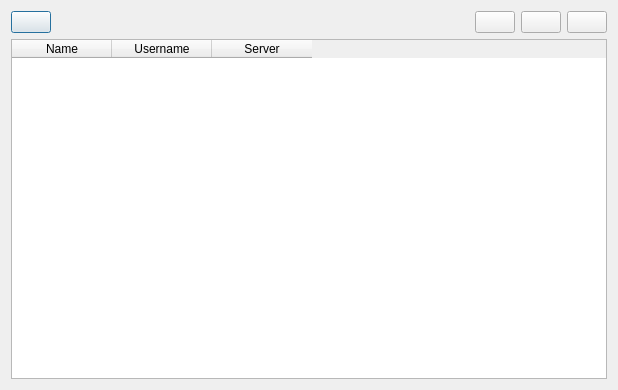
<?xml version="1.0" encoding="UTF-8"?>
<ui version="4.0">
 <class>ConnectDialog</class>
 <widget class="QDialog" name="ConnectDialog">
  <property name="geometry">
   <rect>
    <x>0</x>
    <y>0</y>
    <width>618</width>
    <height>390</height>
   </rect>
  </property>
  <property name="windowTitle">
   <string>Connect to server</string>
  </property>
  <layout class="QHBoxLayout" name="horizontalLayout_2">
   <item>
    <layout class="QVBoxLayout" name="verticalLayout">
     <item>
      <layout class="QHBoxLayout" name="horizontalLayout">
       <item>
        <widget class="QPushButton" name="connectButton">
         <property name="toolTip">
          <string>Connect to selected item</string>
         </property>
         <property name="text">
          <string/>
         </property>
         <property name="icon">
          <iconset resource="app.qrc">
           <normaloff>:/images/connect.png</normaloff>:/images/connect.png</iconset>
         </property>
        </widget>
       </item>
       <item>
        <spacer name="horizontalSpacer">
         <property name="orientation">
          <enum>Qt::Horizontal</enum>
         </property>
         <property name="sizeHint" stdset="0">
          <size>
           <width>40</width>
           <height>20</height>
          </size>
         </property>
        </spacer>
       </item>
       <item>
        <widget class="QPushButton" name="addConnectionButton">
         <property name="toolTip">
          <string>Add new connection</string>
         </property>
         <property name="text">
          <string/>
         </property>
         <property name="icon">
          <iconset resource="app.qrc">
           <normaloff>:/images/add.png</normaloff>:/images/add.png</iconset>
         </property>
        </widget>
       </item>
       <item>
        <widget class="QPushButton" name="editConnectionButton">
         <property name="toolTip">
          <string>Edit selected connection</string>
         </property>
         <property name="text">
          <string/>
         </property>
         <property name="icon">
          <iconset resource="app.qrc">
           <normaloff>:/images/edit.png</normaloff>:/images/edit.png</iconset>
         </property>
        </widget>
       </item>
       <item>
        <widget class="QPushButton" name="deleteConnectionButton">
         <property name="toolTip">
          <string>Delete selected connection</string>
         </property>
         <property name="text">
          <string/>
         </property>
         <property name="icon">
          <iconset resource="app.qrc">
           <normaloff>:/images/delete.png</normaloff>:/images/delete.png</iconset>
         </property>
        </widget>
       </item>
      </layout>
     </item>
     <item>
      <widget class="QTableWidget" name="tableWidget">
       <property name="sizePolicy">
        <sizepolicy hsizetype="Expanding" vsizetype="Expanding">
         <horstretch>0</horstretch>
         <verstretch>0</verstretch>
        </sizepolicy>
       </property>
       <property name="contextMenuPolicy">
        <enum>Qt::ActionsContextMenu</enum>
       </property>
       <property name="editTriggers">
        <set>QAbstractItemView::NoEditTriggers</set>
       </property>
       <property name="selectionMode">
        <enum>QAbstractItemView::SingleSelection</enum>
       </property>
       <property name="selectionBehavior">
        <enum>QAbstractItemView::SelectRows</enum>
       </property>
       <property name="sortingEnabled">
        <bool>true</bool>
       </property>
       <property name="wordWrap">
        <bool>false</bool>
       </property>
       <column>
        <property name="text">
         <string>Name</string>
        </property>
       </column>
       <column>
        <property name="text">
         <string>Username</string>
        </property>
       </column>
       <column>
        <property name="text">
         <string>Server</string>
        </property>
       </column>
      </widget>
     </item>
    </layout>
   </item>
  </layout>
  <action name="actionAdd">
   <property name="icon">
    <iconset resource="app.qrc">
     <normaloff>:/images/add.png</normaloff>:/images/add.png</iconset>
   </property>
   <property name="text">
    <string>Add</string>
   </property>
   <property name="shortcut">
    <string>Ctrl+N</string>
   </property>
  </action>
  <action name="actionEdit">
   <property name="icon">
    <iconset resource="app.qrc">
     <normaloff>:/images/edit.png</normaloff>:/images/edit.png</iconset>
   </property>
   <property name="text">
    <string>Edit</string>
   </property>
   <property name="shortcut">
    <string>F2</string>
   </property>
  </action>
  <action name="actionDelete">
   <property name="icon">
    <iconset resource="app.qrc">
     <normaloff>:/images/delete.png</normaloff>:/images/delete.png</iconset>
   </property>
   <property name="text">
    <string>Delete</string>
   </property>
   <property name="shortcut">
    <string>Del</string>
   </property>
  </action>
  <action name="actionConnect">
   <property name="icon">
    <iconset resource="app.qrc">
     <normaloff>:/images/connect.png</normaloff>:/images/connect.png</iconset>
   </property>
   <property name="text">
    <string>Connect</string>
   </property>
   <property name="shortcut">
    <string>Return</string>
   </property>
  </action>
 </widget>
 <tabstops>
  <tabstop>connectButton</tabstop>
  <tabstop>addConnectionButton</tabstop>
  <tabstop>editConnectionButton</tabstop>
  <tabstop>deleteConnectionButton</tabstop>
  <tabstop>tableWidget</tabstop>
 </tabstops>
 <resources>
  <include location="app.qrc"/>
 </resources>
 <connections/>
</ui>
